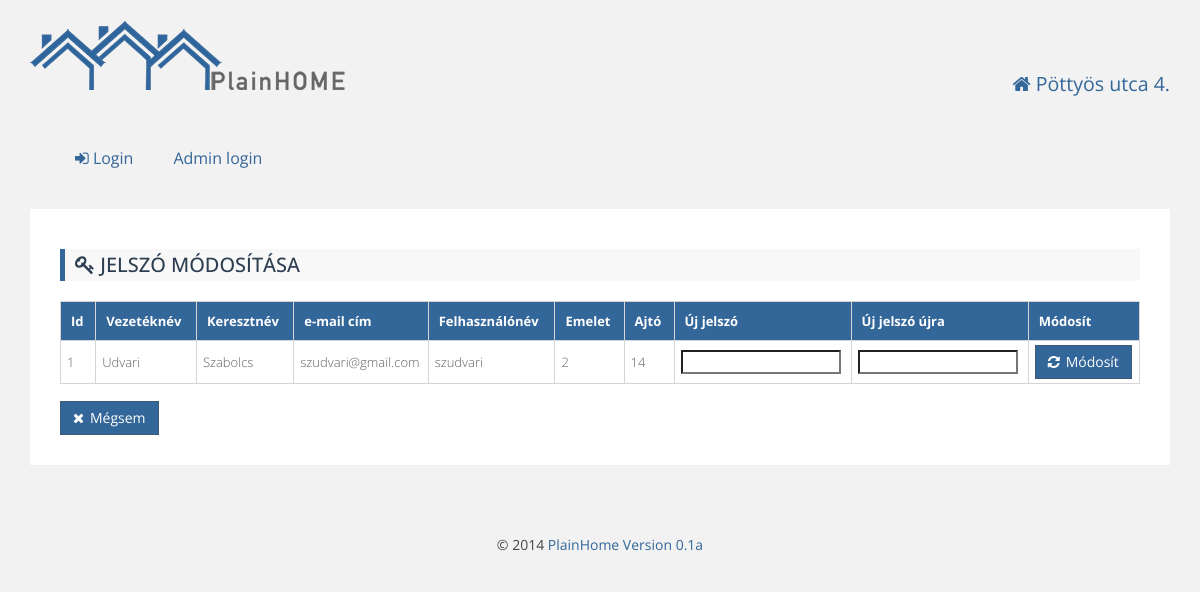
The page /update_upassword.php?uid=1 on the database its author committed.
### tables this page shows
CREATE TABLE IF NOT EXISTS `residents` (
  `id` int(11) NOT NULL AUTO_INCREMENT,
  `firstname` varchar(100) NOT NULL,
  `lastname` varchar(100) NOT NULL,
  `email` varchar(100) NOT NULL,
  `username` varchar(25) NOT NULL,
  `password` varchar(512) NOT NULL,
  `depositid` int(11) NOT NULL,
  `active` int(11) NOT NULL DEFAULT '1',
  `admin` int(11) NOT NULL DEFAULT '0',
  PRIMARY KEY (`id`),
  UNIQUE KEY `deposit_id` (`depositid`),
  UNIQUE KEY `e-mail` (`email`)
);

CREATE TABLE IF NOT EXISTS `deposits` (
  `id` int(11) NOT NULL AUTO_INCREMENT,
  `floor` varchar(5) NOT NULL,
  `door` varchar(4) NOT NULL,
  `area` double NOT NULL,
  `residents_no` int(11) NOT NULL,
  `area_ratio` double NOT NULL,
  `resident_name` text NOT NULL,
  PRIMARY KEY (`id`)
);

### db.php (called while the page is built, shortened)
<?php
function getUserData($id) {
    $sql = "SELECT `residents`.`id`,`residents`.`firstname`,`residents`.`lastname`,"
            . "`residents`.`email`,`residents`.`username`,`deposits`.`floor`,"
            . "`deposits`.`door` FROM residents LEFT JOIN `deposits` "
            . "ON `residents`.`depositid` = `deposits`.`id` WHERE `residents`.`id` = $id;";
    $result = mysql_query($sql);
    $array = array();
    while ($row = mysql_fetch_assoc($result)) {
        $array = $row;
    }
    return $array;
}

### update_upassword.php (the view, shortened to what this page needs)
<?php
include_once 'db.php';
include_once 'html.php';
$id = $_GET["uid"];
$user = getUserData($id);
$action = $_SERVER["PHP_SELF"] . "?uid=$id";
echo <<<EOT
   <div class="content">
   <h3 class="primary"><i class="fa fa-key"></i> Jelszó módosítása</h3>
   <form method="post" action="$action">
   <table id="responsiveTable" class="large-only" cellspacing="0">
    <tr align="left" class="primary">
    <th>Id</név>
    <th>Vezetéknév</th>
    <th>Keresztnév</th>
    <th>e-mail cím</th>
    <th>Felhasználónév</th>
    <th>Emelet</név>
    <th>Ajtó</név>
    <th>Új jelszó</th>
    <th>Új jelszó újra</th>
    <th>Módosít</th>
    </tr>
    <tbody>
    <tr>
    <td>{$user['id']}</td>
    <td>{$user['firstname']}</td>
    <td>{$user['lastname']}</td>
    <td>{$user['email']}</td>
    <td>{$user['username']}</td>
    <td>{$user['floor']}</td>
    <td>{$user['door']}</td>
    <td><input type="password" name="pass1"></td>
    <td><input type="password" name="pass2"></td>
    <td><button type="input" name="submit" value="módosít" class="btn btn-success btn-icon"><i class="fa fa-refresh"></i>Módosít</button></td>
    </tr>
    </tbody>
    </table>
    </form>
    <div class="buttons">
    <a href="allresidents.php"><button type="input" class="btn btn-success btn-icon"><i class="fa fa-times"></i>Mégsem</button></a>
    </div>
    </div>
EOT;

### css/style.css (style rules this page uses)
body { background: #f2f2f2; color: #444444; font-family: "Open Sans",sans-serif; font-size: 14px; line-height: 1.42857; }
h1, h2, h3, h4, h5, h6, .h1, .h2, .h3, .h4, .h5, .h6 { font-family: "Open Sans", sans-serif; color: #999999; line-height: 1.1; padding: 2px 0; margin-top: 10px; margin-bottom: 20px; }
h3.primary { background: #f8f8f8; padding: 5px 10px 5px 10px; color: #2c3e50; border-left: 5px solid #336699; font-size: 20px; text-transform: uppercase; }
.container .content { padding: 30px; border-radius: 0; background-color: #ffffff; color: #606060; font-size: 1.2em; font-weight: 200; line-height: 1.4; margin-bottom: 30px; }
.btn { display: inline-block; padding: 6px 12px; margin-bottom: 0; font-size: 14px; font-weight: normal; line-height: 1.428571429; text-align: center; white-space: nowrap; vertical-align: middle; cursor: pointer; border: 1px solid transparent; border-radius: 0; -webkit-user-select: none; -moz-user-select: none; -ms-user-select: none; -o-user-select: none; user-select: none; }
.btn-icon i { margin-right: 6px; }
.btn-success { color: #ffffff; background-color: #336699; border-color: #3e5974; }

### css/plainhome.css (style rules this page uses)
body { padding: 20px 30px; }
a { color: #336699; text-decoration: none; }
table { border-collapse: collapse; border-spacing: 0; width: 100%; margin: 1em 0; //table-layout: fixed; }
tr { border-bottom: 1px solid #d5d5d5; }
th { background: #f5f5f5; color: #444; //font-weight: bold; border-top: 1px solid #d5d5d5; }
th:first-of-type { border-left: 1px solid #d5d5d5; }
th { border-right: 1px solid #d5d5d5; }
td, th { padding: 4px 2px 4px 6px; text-align: left; font-size: 13px; }
td:first-of-type { border-left: 1px solid #d5d5d5; }
td { border-right: 1px solid #d5d5d5; }
.primary th { background: #336699; color: #ffffff; padding: 10px; }

### rows shown on the page
residents: id "1", firstname "Udvari", lastname "Szabolcs", email "szudvari@gmail.com", username "szudvari", depositid.floor "2", depositid.door "14"

### other values the page prints
$house['name'] "Pöttyös utca 4."
